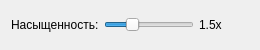
<?xml version="1.0" encoding="UTF-8"?>
<ui version="4.0">
 <class>SaturationFilterWidget</class>
 <widget class="QWidget" name="SaturationFilterWidget">
  <property name="geometry">
   <rect>
    <x>0</x>
    <y>0</y>
    <width>260</width>
    <height>50</height>
   </rect>
  </property>
  <property name="minimumSize">
   <size>
    <width>0</width>
    <height>50</height>
   </size>
  </property>
  <layout class="QHBoxLayout" name="horizontalLayout">
   <property name="spacing">
    <number>5</number>
   </property>
   <item>
    <widget class="QLabel" name="label">
     <property name="text">
      <string>Насыщенность:</string>
     </property>
    </widget>
   </item>
   <item>
    <widget class="ClickableSlider" name="saturationSlider">
     <property name="minimum">
      <number>1</number>
     </property>
     <property name="maximum">
      <number>50</number>
     </property>
     <property name="value">
      <number>15</number>
     </property>
     <property name="tracking">
      <bool>false</bool>
     </property>
     <property name="orientation">
      <enum>Qt::Horizontal</enum>
     </property>
    </widget>
   </item>
   <item>
    <widget class="QLabel" name="valueLabel">
     <property name="minimumSize">
      <size>
       <width>50</width>
       <height>0</height>
      </size>
     </property>
     <property name="text">
      <string>1.5x</string>
     </property>
    </widget>
   </item>
  </layout>
 </widget>
 <customwidgets>
  <customwidget>
   <class>ClickableSlider</class>
   <extends>QSlider</extends>
   <header>gui/ClickableSlider.h</header>
  </customwidget>
 </customwidgets>
 <resources/>
 <connections/>
</ui>
